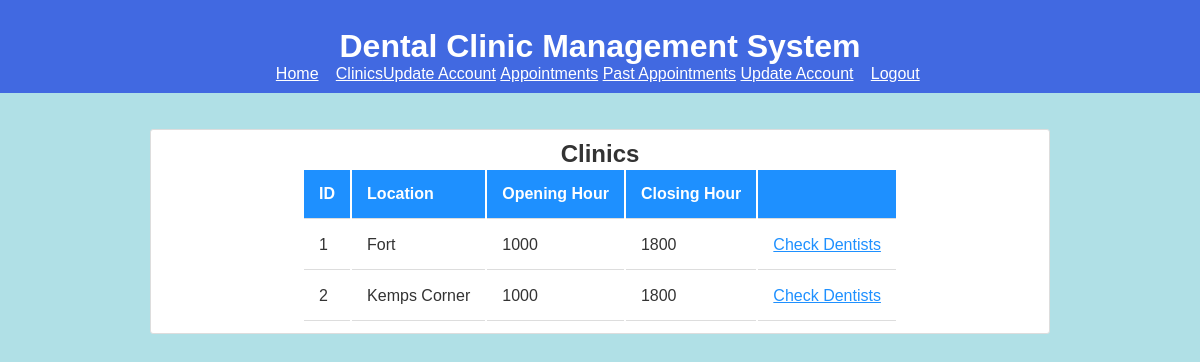
/clinics.php (signed in), run on the app's committed database.
### tables this page shows
CREATE TABLE `clinic` (
  `clinic_id` int(10) NOT NULL,
  `location` varchar(32) NOT NULL,
  `open_hr` varchar(4) NOT NULL DEFAULT '1000',
  `close_hr` varchar(4) NOT NULL DEFAULT '1800'
);

### clinics.php (the view, shortened to what this page needs)
<?php
$db=mysqli_connect('localhost','root','','dcms') or die("could not connect to database");
?>
<!DOCTYPE HTML>
<html>
<head><title>Clinics</title>
<link href="style.css"type="text/css"rel="stylesheet"/>
</head>
<body>
  <center>
  <div class="menu">
    <h1>Dental Clinic Management System</h1>
    <a href="index.php">Home</a>
    <?php if(isset($_SESSION['username']) ){
        if($_SESSION['role'] == 'patient')
        {
            echo "<a href='clinics.php'>Clinics</a>";
            echo "<a href='updateaccount.php'>Update Account</a>";
        }
    ?>
    <a href="appointments.php">Appointments</a>
    <a href="pastappointments.php">Past Appointments</a>
    <a href='updateaccount.php'>Update Account</a>
    <a href="index.php?logout='1'">Logout</a>
<?php }?>
    </div>
<br><br>
    <div class="content-section" style="width:75%">
        <h2>Clinics</h2>
        <?php
        $query = "SELECT * FROM clinic";
        $res = mysqli_query($db, $query);
        if(mysqli_num_rows($res) > 0)
        {
            echo "<table><tr><th>ID</th><th>Location</th><th>Opening Hour</th><th>Closing Hour</th><th></th></tr>";
            while($row = mysqli_fetch_assoc($res))
            {
                $id = $row['clinic_id'];
                $link = "dentists.php?location=".$id."";
                $cl ="spllink";
                echo "<tr><td>".$id."</td><td>".$row['location']."</td><td>".$row['open_hr']."</td><td>".$row['close_hr']."</td><td><a href='".$link."' class='".$cl."'>Check Dentists</a></td></tr>";
            }
        }
        else
        echo "<h3>No clinics available</h3>";
        ?>
        </table>
    </div>
    </center>
</body>
</html>

### style.css (style rules this page uses)
* { margin: 0; padding: 0; box-sizing: border-box; font-family: 'Lucida Sans', 'Lucida Sans Regular', 'Lucida Grande', 'Lucida Sans Unicode', Geneva, Verdana, sans-serif; }
body { background-color: powderblue; color: #333333; min-height: 100vh; }
.menu a { color:white; }
.content-section { background: #ffffff; padding: 10px 20px; border: 1px solid #dddddd; border-radius: 3px; margin-bottom: 20px; }
.menu { top: 0; background-color:royalblue; color:white; padding:10px 0px 10px 0px; margin: 0 auto; overflow: hidden; font-family: 'Trebuchet MS', 'Lucida Sans Unicode', 'Lucida Grande', 'Lucida Sans', Arial, sans-serif; }
th, td { padding: 15px; text-align: left; border-bottom: 1px solid #ddd; }
th { background-color: dodgerblue; color: white; }

### clinics.php (style rules this page uses)
th, td { padding: 15px; text-align: left; border-bottom: 1px solid #ddd; }
th { background-color: dodgerblue; color: white; }
.spllink { color:dodgerblue; }

### data on the page
clinic: clinic_id "1", location "Fort", open_hr "1000", close_hr "1800"
clinic: clinic_id "2", location "Kemps Corner", open_hr "1000", close_hr "1800"
